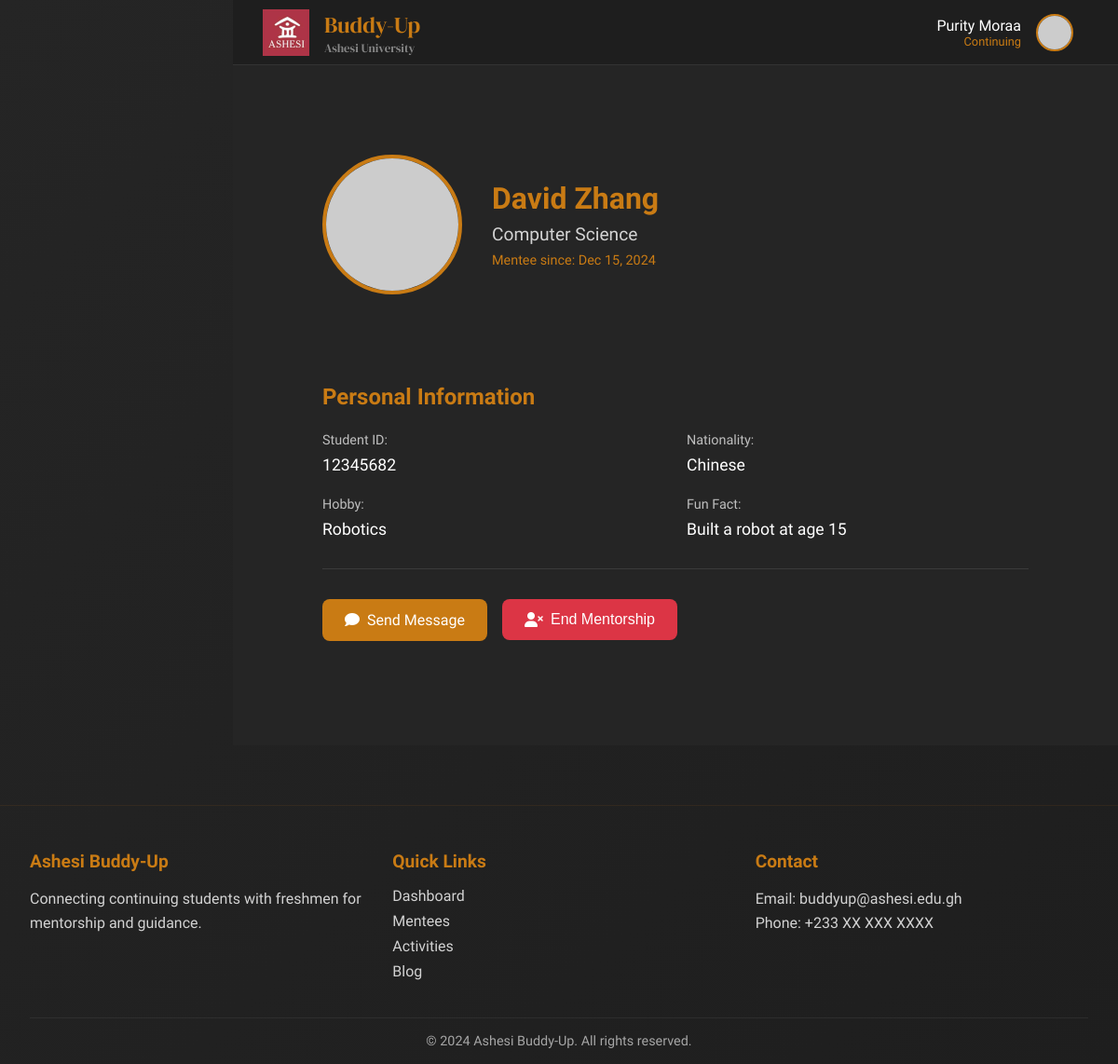
The app's page /dashboard/student/mentees/view_profile.php?id=8 (signed in) with its own data.
### tables this page shows
CREATE TABLE `freshman_details` (
  `freshman_id` int(11) NOT NULL,
  `user_id` int(11) DEFAULT NULL,
  `avatar_url` varchar(255) DEFAULT NULL,
  `full_name` varchar(255) NOT NULL,
  `student_id` varchar(8) DEFAULT NULL,
  `age` int(11) DEFAULT NULL,
  `gender` enum('Male','Female','Other') DEFAULT NULL,
  `major` varchar(100) DEFAULT NULL,
  `nationality` varchar(100) DEFAULT NULL,
  `hobby` text DEFAULT NULL,
  `fun_fact` text DEFAULT NULL,
  `continuing_buddy_id` int(11) DEFAULT NULL
);

CREATE TABLE `mentorship` (
  `mentorship_id` int(11) NOT NULL,
  `continuing_id` int(11) NOT NULL,
  `freshman_id` int(11) NOT NULL,
  `start_date` datetime DEFAULT current_timestamp(),
  `status` enum('active','inactive','completed') DEFAULT 'active',
  `end_date` datetime DEFAULT NULL
);

### dashboard/student/mentees/view_profile.php (the view, shortened to what this page needs)
<?php
require_once '../../../db/database.php';
$user_id = $_SESSION['user_id'];
$mentee_id = filter_input(INPUT_GET, 'id', FILTER_SANITIZE_NUMBER_INT);
try {
    $stmt = $pdo->prepare("
        SELECT f.*, u.email, m.start_date, m.status as mentorship_status
        FROM freshman_details f
        JOIN users u ON f.user_id = u.user_id
        LEFT JOIN mentorship m ON f.user_id = m.freshman_id AND m.continuing_id = ?
        WHERE f.user_id = ?
    ");
    $stmt->execute([$user_id, $mentee_id]);
    $mentee = $stmt->fetch();
} catch (Exception $e) {
    $_SESSION['error'] = $e->getMessage();
    header('Location: index.php');
    exit();
}
include '../../includes/header.php';
?>
<div class="main-content">
    <div class="profile-container">
        <div class="profile-header">
            <img src="<?php echo htmlspecialchars($mentee['avatar_url'] ?? '../../assets/img/default-avatar.png'); ?>"
                 alt="<?php echo htmlspecialchars($mentee['full_name']); ?>'s Avatar"
                 class="profile-avatar">
            <div class="profile-info">
                <h1><?php echo htmlspecialchars($mentee['full_name']); ?></h1>
                <p class="major"><?php echo htmlspecialchars($mentee['major']); ?></p>
                <?php if ($mentee['mentorship_status'] === 'active'): ?>
                    <p class="mentorship-status">
                        Mentee since: <?php echo date('M d, Y', strtotime($mentee['start_date'])); ?>
                    </p>
                <?php endif; ?>
            </div>
        </div>
        <div class="profile-details">
            <div class="detail-section">
                <h2>Personal Information</h2>
                <div class="detail-grid">
                    <div class="detail-item">
                        <span class="label">Student ID:</span>
                        <span class="value"><?php echo htmlspecialchars($mentee['student_id']); ?></span>
                    </div>
                    <div class="detail-item">
                        <span class="label">Nationality:</span>
                        <span class="value"><?php echo htmlspecialchars($mentee['nationality']); ?></span>
                    </div>
                    <div class="detail-item">
                        <span class="label">Hobby:</span>
                        <span class="value"><?php echo htmlspecialchars($mentee['hobby']); ?></span>
                    </div>
                    <div class="detail-item">
                        <span class="label">Fun Fact:</span>
                        <span class="value"><?php echo htmlspecialchars($mentee['fun_fact']); ?></span>
                    </div>
                </div>
            </div>
            <div class="action-buttons">
                <a href="chat.php?with=<?php echo $mentee['user_id']; ?>" class="btn btn-primary">
                    <i class="fas fa-comment"></i> Send Message
                </a>
                <?php if ($mentee['mentorship_status'] === 'active'): ?>
                    <form action="end_mentorship.php" method="POST" class="end-mentorship-form">
                        <button type="submit" class="btn btn-danger" onclick="return confirm('Are you sure you want to end this mentorship?')">
                            <i class="fas fa-user-times"></i> End Mentorship
                        </button>
                    </form>
                <?php endif; ?>
            </div>
        </div>
    </div>
</div>
<?php include '../../includes/footer.php'; ?>

### dashboard/includes/header.php (style rules this page uses)
:root { --darker-bg: #121212; --dark-bg: #1E1E1E; --medium-bg: #252525; --light-bg: #2D2D2D; --lighter-bg: #333333; --text-primary: #FFFFFF; --text-secondary: #B3B3B3; --text-muted: #808080; --accent-orange: #C97B14; --accent-orange-light: #E69B3A; --accent-orange-dark: #A66610; --sidebar-width: 250px; --header-height: 70px; }
* { margin: 0; padding: 0; box-sizing: border-box; }
body { font-family: "Arimo", sans-serif; background-color: var(--medium-bg); color: var(--text-primary); min-height: 100vh; }
.main-content { margin-top: var(--header-height); margin-left: var(--sidebar-width); min-height: calc(100vh - var(--header-height)); padding: 2rem; background: var(--medium-bg); }
.main-content::before { content: ''; position: fixed; top: 0; left: 0; right: 0; bottom: 0; background: linear-gradient(135deg, var(--medium-bg), var(--dark-bg)); z-index: -1; }

### dashboard/student/mentees/view_profile.php (style rules this page uses)
.profile-container { max-width: 1000px; margin: 0 auto; padding: 2rem; }
.profile-header { display: flex; align-items: center; gap: 2rem; padding: 2rem; background: var(--dark-gray); border-radius: 15px; margin-bottom: 2rem; }
.profile-avatar { width: 150px; height: 150px; border-radius: 50%; border: 4px solid var(--accent-orange); object-fit: cover; }
.profile-info h1 { color: var(--accent-orange); margin-bottom: 0.5rem; font-size: 2rem; }
.major { font-size: 1.2rem; color: var(--white); opacity: 0.8; }
.mentorship-status { margin-top: 0.5rem; color: var(--accent-orange); font-size: 0.9rem; }
.profile-details { background: var(--dark-gray); border-radius: 15px; padding: 2rem; }
.detail-section { margin-bottom: 2rem; }
.detail-section h2 { color: var(--accent-orange); margin-bottom: 1.5rem; font-size: 1.5rem; }
.detail-grid { display: grid; grid-template-columns: repeat(auto-fit, minmax(250px, 1fr)); gap: 1.5rem; }
.detail-item { display: flex; flex-direction: column; gap: 0.5rem; }
.label { color: var(--white); opacity: 0.7; font-size: 0.9rem; }
.value { color: var(--white); font-size: 1.1rem; }
.action-buttons { display: flex; gap: 1rem; margin-top: 2rem; padding-top: 2rem; border-top: 1px solid rgba(255, 255, 255, 0.1); }
.btn { display: inline-flex; align-items: center; gap: 0.5rem; padding: 0.8rem 1.5rem; border-radius: 8px; font-size: 1rem; text-decoration: none; transition: all 0.3s ease; border: none; cursor: pointer; }
.btn-primary { background: var(--accent-orange); color: var(--white); }
.btn-danger { background: #dc3545; color: var(--white); }

### records on screen
freshman_details: full_name "David Zhang", major "Computer Science", mentorship.start_date "Dec 15, 2024", student "12345682", nationality "Chinese", hobby "Robotics", fun_fact "Built a robot at age 15"

### other values on screen
$_SESSION['full_name'] "Purity Moraa"
$_SESSION['role'] "Continuing"
